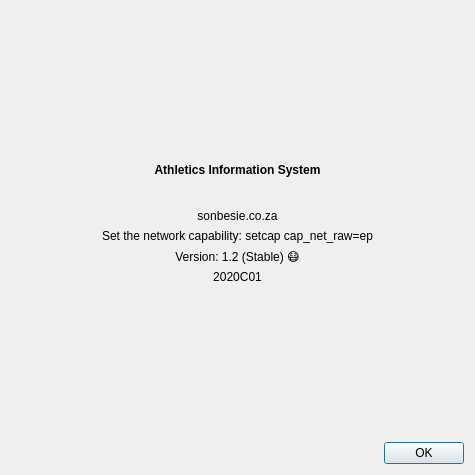
<?xml version="1.0" encoding="UTF-8"?>
<ui version="4.0">
 <class>About</class>
 <widget class="QDialog" name="About">
  <property name="windowModality">
   <enum>Qt::ApplicationModal</enum>
  </property>
  <property name="enabled">
   <bool>true</bool>
  </property>
  <property name="geometry">
   <rect>
    <x>0</x>
    <y>0</y>
    <width>475</width>
    <height>475</height>
   </rect>
  </property>
  <property name="minimumSize">
   <size>
    <width>475</width>
    <height>475</height>
   </size>
  </property>
  <property name="maximumSize">
   <size>
    <width>500</width>
    <height>500</height>
   </size>
  </property>
  <property name="windowTitle">
   <string>About</string>
  </property>
  <property name="modal">
   <bool>true</bool>
  </property>
  <layout class="QVBoxLayout" name="verticalLayout_3">
   <item>
    <layout class="QVBoxLayout" name="verticalLayout_2">
     <item>
      <spacer name="verticalSpacer">
       <property name="orientation">
        <enum>Qt::Vertical</enum>
       </property>
       <property name="sizeHint" stdset="0">
        <size>
         <width>20</width>
         <height>40</height>
        </size>
       </property>
      </spacer>
     </item>
     <item>
      <layout class="QVBoxLayout" name="verticalLayout_5">
       <item>
        <widget class="QLabel" name="label_6">
         <property name="font">
          <font>
           <weight>75</weight>
           <bold>true</bold>
          </font>
         </property>
         <property name="text">
          <string>Athletics Information System</string>
         </property>
         <property name="alignment">
          <set>Qt::AlignCenter</set>
         </property>
        </widget>
       </item>
      </layout>
     </item>
     <item>
      <layout class="QHBoxLayout" name="horizontalLayout">
       <item>
        <spacer name="horizontalSpacer_2">
         <property name="orientation">
          <enum>Qt::Horizontal</enum>
         </property>
         <property name="sizeHint" stdset="0">
          <size>
           <width>40</width>
           <height>20</height>
          </size>
         </property>
        </spacer>
       </item>
       <item>
        <widget class="QLabel" name="label_5">
         <property name="maximumSize">
          <size>
           <width>250</width>
           <height>230</height>
          </size>
         </property>
         <property name="text">
          <string/>
         </property>
         <property name="pixmap">
          <pixmap resource="images.qrc">:/pic/logo.png</pixmap>
         </property>
         <property name="scaledContents">
          <bool>true</bool>
         </property>
         <property name="wordWrap">
          <bool>false</bool>
         </property>
        </widget>
       </item>
       <item>
        <spacer name="horizontalSpacer_3">
         <property name="orientation">
          <enum>Qt::Horizontal</enum>
         </property>
         <property name="sizeHint" stdset="0">
          <size>
           <width>40</width>
           <height>20</height>
          </size>
         </property>
        </spacer>
       </item>
      </layout>
     </item>
     <item>
      <layout class="QVBoxLayout" name="verticalLayout">
       <item>
        <widget class="QLabel" name="label">
         <property name="text">
          <string>sonbesie.co.za</string>
         </property>
         <property name="alignment">
          <set>Qt::AlignCenter</set>
         </property>
        </widget>
       </item>
       <item>
        <widget class="QLabel" name="label_4">
         <property name="text">
          <string>Set the network capability: setcap cap_net_raw=ep</string>
         </property>
         <property name="alignment">
          <set>Qt::AlignCenter</set>
         </property>
        </widget>
       </item>
       <item>
        <widget class="QLabel" name="label_2">
         <property name="text">
          <string>Version: 1.2 (Stable) 😷</string>
         </property>
         <property name="alignment">
          <set>Qt::AlignCenter</set>
         </property>
        </widget>
       </item>
       <item>
        <widget class="QLabel" name="label_3">
         <property name="text">
          <string>2020C01</string>
         </property>
         <property name="alignment">
          <set>Qt::AlignCenter</set>
         </property>
        </widget>
       </item>
      </layout>
     </item>
     <item>
      <spacer name="verticalSpacer_2">
       <property name="orientation">
        <enum>Qt::Vertical</enum>
       </property>
       <property name="sizeHint" stdset="0">
        <size>
         <width>20</width>
         <height>40</height>
        </size>
       </property>
      </spacer>
     </item>
    </layout>
   </item>
   <item>
    <widget class="QDialogButtonBox" name="buttonBox">
     <property name="orientation">
      <enum>Qt::Horizontal</enum>
     </property>
     <property name="standardButtons">
      <set>QDialogButtonBox::Ok</set>
     </property>
    </widget>
   </item>
  </layout>
 </widget>
 <resources>
  <include location="images.qrc"/>
 </resources>
 <connections>
  <connection>
   <sender>buttonBox</sender>
   <signal>accepted()</signal>
   <receiver>About</receiver>
   <slot>accept()</slot>
   <hints>
    <hint type="sourcelabel">
     <x>248</x>
     <y>254</y>
    </hint>
    <hint type="destinationlabel">
     <x>157</x>
     <y>274</y>
    </hint>
   </hints>
  </connection>
  <connection>
   <sender>buttonBox</sender>
   <signal>rejected()</signal>
   <receiver>About</receiver>
   <slot>reject()</slot>
   <hints>
    <hint type="sourcelabel">
     <x>316</x>
     <y>260</y>
    </hint>
    <hint type="destinationlabel">
     <x>286</x>
     <y>274</y>
    </hint>
   </hints>
  </connection>
 </connections>
</ui>
